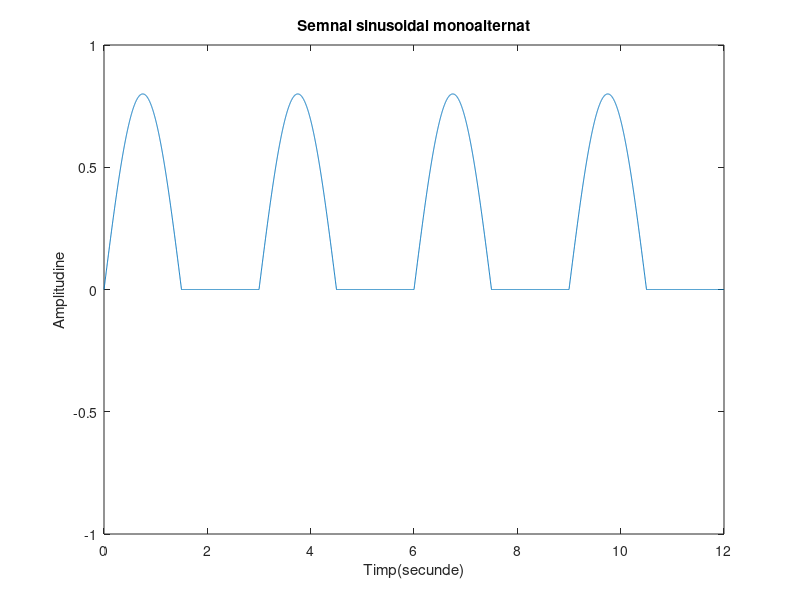

The MATLAB source for this figure:
t=0:.002:12;
%2ms
y=sin(2*pi*1/3*t);
x=abs(y);
%Folosim functia abs pentru a obtine valoarea absoluta a lui y
z=0.8*((x+y)/2);
plot(t,z);
axis([0 12 -1 1])
xlabel('Timp(secunde)')
ylabel('Amplitudine')
title('Semnal sinusoidal monoalternat')